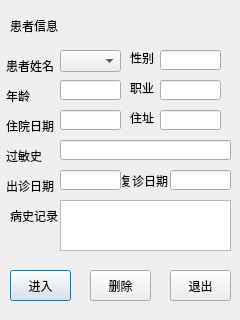
<?xml version="1.0" encoding="UTF-8"?>
<ui version="4.0">
 <class>sick</class>
 <widget class="QDialog" name="sick">
  <property name="geometry">
   <rect>
    <x>0</x>
    <y>0</y>
    <width>240</width>
    <height>320</height>
   </rect>
  </property>
  <property name="windowTitle">
   <string>Dialog</string>
  </property>
  <widget class="QLabel" name="label">
   <property name="geometry">
    <rect>
     <x>10</x>
     <y>10</y>
     <width>221</width>
     <height>31</height>
    </rect>
   </property>
   <property name="styleSheet">
    <string notr="true"/>
   </property>
   <property name="text">
    <string>患者信息</string>
   </property>
  </widget>
  <widget class="QLabel" name="label_2">
   <property name="geometry">
    <rect>
     <x>6</x>
     <y>60</y>
     <width>48</width>
     <height>12</height>
    </rect>
   </property>
   <property name="text">
    <string>患者姓名</string>
   </property>
  </widget>
  <widget class="QLabel" name="label_3">
   <property name="geometry">
    <rect>
     <x>6</x>
     <y>90</y>
     <width>24</width>
     <height>12</height>
    </rect>
   </property>
   <property name="text">
    <string>年龄</string>
   </property>
  </widget>
  <widget class="QLabel" name="label_4">
   <property name="geometry">
    <rect>
     <x>6</x>
     <y>120</y>
     <width>48</width>
     <height>12</height>
    </rect>
   </property>
   <property name="text">
    <string>住院日期</string>
   </property>
  </widget>
  <widget class="QLabel" name="label_5">
   <property name="geometry">
    <rect>
     <x>6</x>
     <y>150</y>
     <width>36</width>
     <height>12</height>
    </rect>
   </property>
   <property name="text">
    <string>过敏史</string>
   </property>
  </widget>
  <widget class="QLabel" name="label_6">
   <property name="geometry">
    <rect>
     <x>6</x>
     <y>180</y>
     <width>48</width>
     <height>12</height>
    </rect>
   </property>
   <property name="text">
    <string>出诊日期</string>
   </property>
  </widget>
  <widget class="QLabel" name="label_7">
   <property name="geometry">
    <rect>
     <x>10</x>
     <y>210</y>
     <width>48</width>
     <height>12</height>
    </rect>
   </property>
   <property name="text">
    <string>病史记录</string>
   </property>
  </widget>
  <widget class="QLineEdit" name="ageLineEdit">
   <property name="geometry">
    <rect>
     <x>60</x>
     <y>80</y>
     <width>61</width>
     <height>20</height>
    </rect>
   </property>
  </widget>
  <widget class="QLineEdit" name="inHospitalLineEdit">
   <property name="geometry">
    <rect>
     <x>60</x>
     <y>110</y>
     <width>61</width>
     <height>20</height>
    </rect>
   </property>
  </widget>
  <widget class="QLineEdit" name="allergicLineEdit">
   <property name="geometry">
    <rect>
     <x>60</x>
     <y>140</y>
     <width>171</width>
     <height>20</height>
    </rect>
   </property>
  </widget>
  <widget class="QLineEdit" name="goToHospitalLineEdit">
   <property name="geometry">
    <rect>
     <x>60</x>
     <y>170</y>
     <width>61</width>
     <height>20</height>
    </rect>
   </property>
  </widget>
  <widget class="QLabel" name="label_8">
   <property name="geometry">
    <rect>
     <x>130</x>
     <y>50</y>
     <width>31</width>
     <height>16</height>
    </rect>
   </property>
   <property name="text">
    <string>性别</string>
   </property>
  </widget>
  <widget class="QLineEdit" name="sexLineEdit">
   <property name="geometry">
    <rect>
     <x>160</x>
     <y>50</y>
     <width>61</width>
     <height>20</height>
    </rect>
   </property>
  </widget>
  <widget class="QLineEdit" name="jobLineEdit">
   <property name="geometry">
    <rect>
     <x>160</x>
     <y>80</y>
     <width>61</width>
     <height>20</height>
    </rect>
   </property>
  </widget>
  <widget class="QLabel" name="label_9">
   <property name="geometry">
    <rect>
     <x>130</x>
     <y>80</y>
     <width>31</width>
     <height>16</height>
    </rect>
   </property>
   <property name="text">
    <string>职业</string>
   </property>
  </widget>
  <widget class="QLabel" name="label_10">
   <property name="geometry">
    <rect>
     <x>130</x>
     <y>110</y>
     <width>31</width>
     <height>16</height>
    </rect>
   </property>
   <property name="text">
    <string>住址</string>
   </property>
  </widget>
  <widget class="QLineEdit" name="adderssLineEdit">
   <property name="geometry">
    <rect>
     <x>160</x>
     <y>110</y>
     <width>61</width>
     <height>20</height>
    </rect>
   </property>
  </widget>
  <widget class="QLabel" name="label_1">
   <property name="geometry">
    <rect>
     <x>120</x>
     <y>170</y>
     <width>51</width>
     <height>21</height>
    </rect>
   </property>
   <property name="text">
    <string>复诊日期</string>
   </property>
  </widget>
  <widget class="QLineEdit" name="goToHospitalAgainLineEdit">
   <property name="geometry">
    <rect>
     <x>170</x>
     <y>170</y>
     <width>61</width>
     <height>20</height>
    </rect>
   </property>
  </widget>
  <widget class="QTextEdit" name="patienttTextEdit">
   <property name="geometry">
    <rect>
     <x>60</x>
     <y>200</y>
     <width>171</width>
     <height>51</height>
    </rect>
   </property>
  </widget>
  <widget class="QPushButton" name="enterButton">
   <property name="geometry">
    <rect>
     <x>10</x>
     <y>270</y>
     <width>61</width>
     <height>31</height>
    </rect>
   </property>
   <property name="styleSheet">
    <string notr="true">font: 75 12pt &quot;微软雅黑&quot;;</string>
   </property>
   <property name="text">
    <string>进入</string>
   </property>
  </widget>
  <widget class="QPushButton" name="deleteButton">
   <property name="geometry">
    <rect>
     <x>90</x>
     <y>270</y>
     <width>61</width>
     <height>31</height>
    </rect>
   </property>
   <property name="styleSheet">
    <string notr="true">font: 75 12pt &quot;微软雅黑&quot;;</string>
   </property>
   <property name="text">
    <string>删除</string>
   </property>
  </widget>
  <widget class="QPushButton" name="escButton">
   <property name="geometry">
    <rect>
     <x>170</x>
     <y>270</y>
     <width>61</width>
     <height>31</height>
    </rect>
   </property>
   <property name="styleSheet">
    <string notr="true">font: 75 12pt &quot;微软雅黑&quot;;</string>
   </property>
   <property name="text">
    <string>退出</string>
   </property>
  </widget>
  <widget class="QComboBox" name="nameComboBox">
   <property name="geometry">
    <rect>
     <x>60</x>
     <y>50</y>
     <width>61</width>
     <height>22</height>
    </rect>
   </property>
  </widget>
 </widget>
 <resources/>
 <connections/>
</ui>
